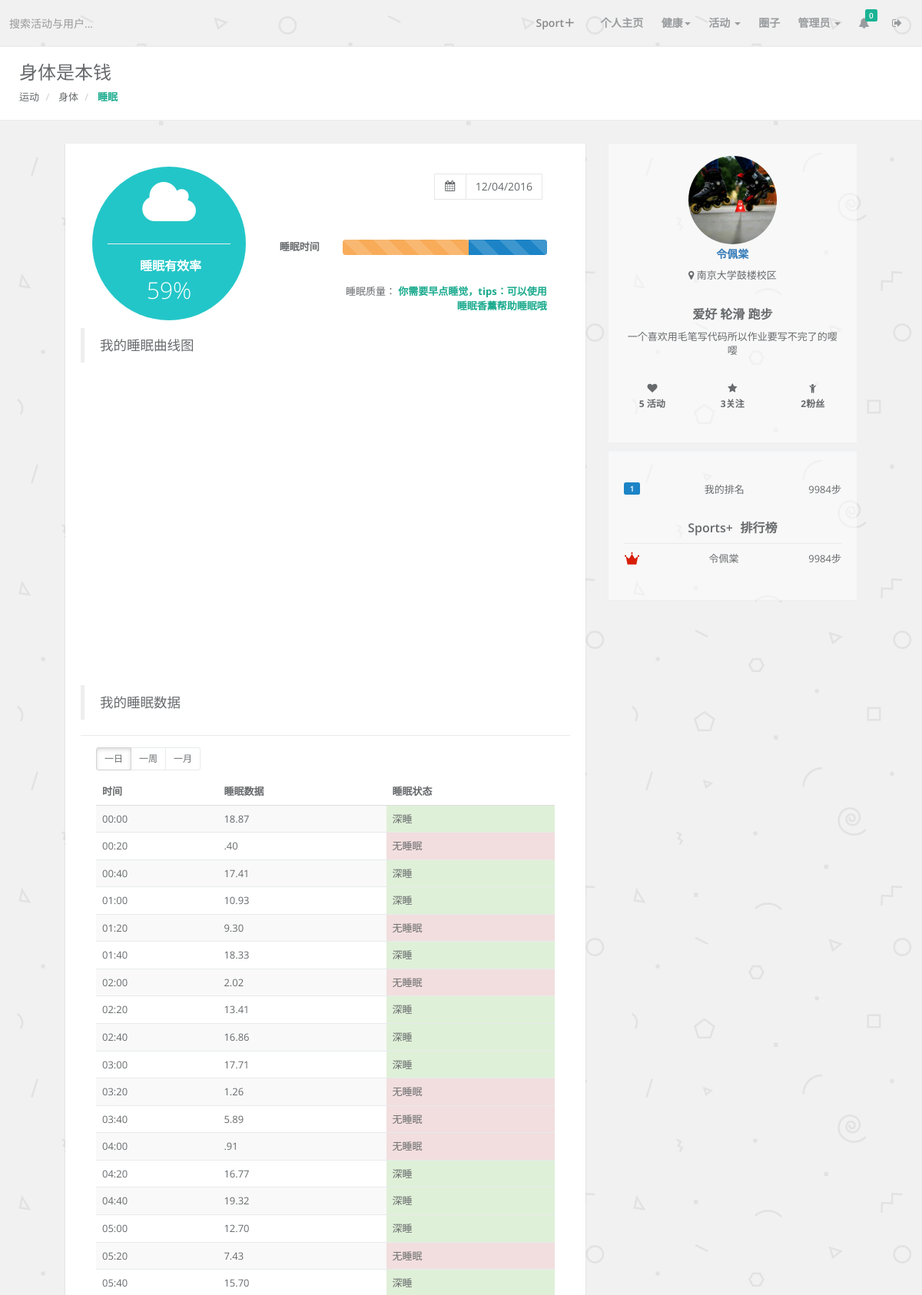
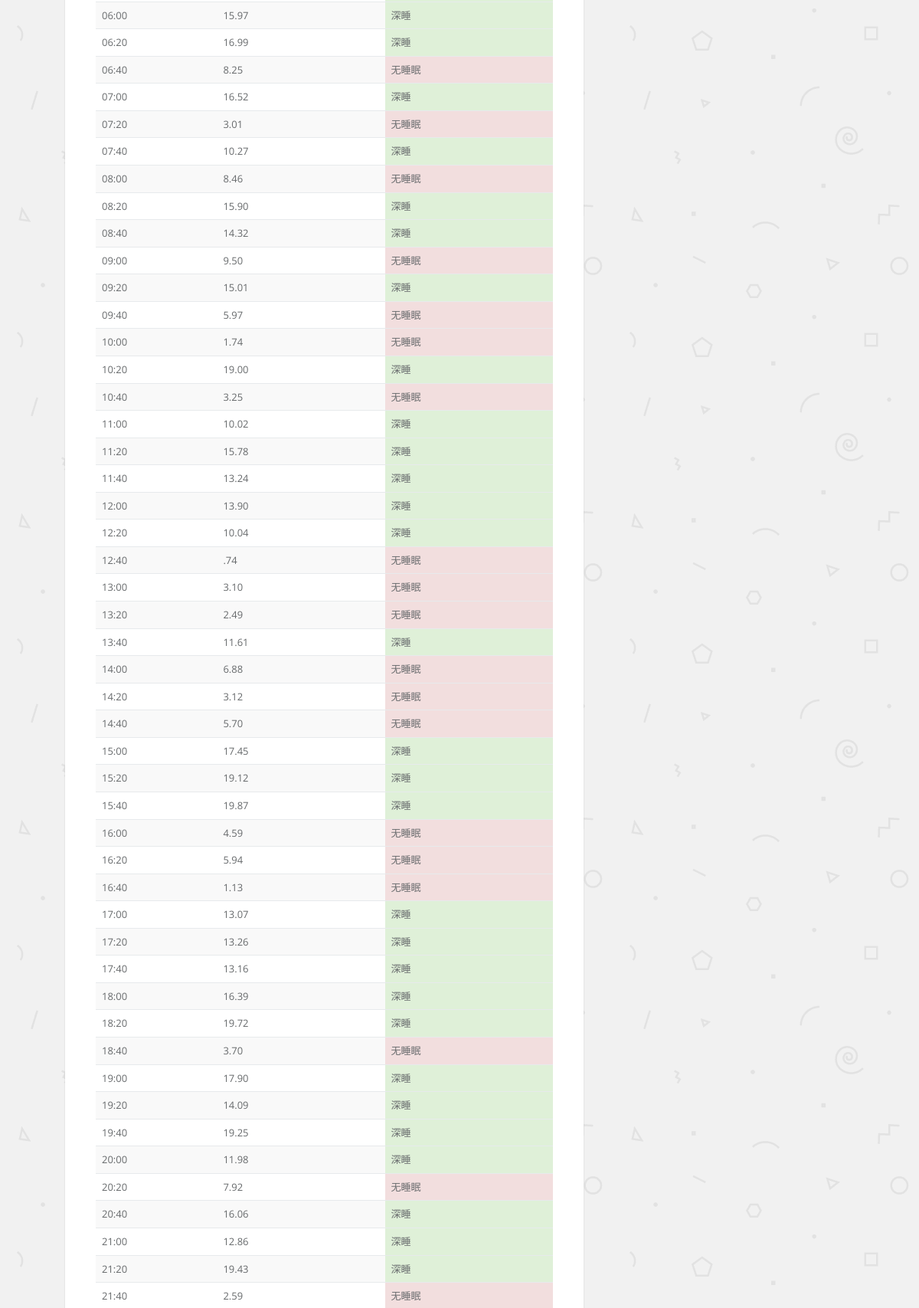
Screenshot of /view/sleep.php?date=2016-12-04 (signed in, upper part) with the database file from the repository (2 pictures, top to bottom).
### tables this page shows
CREATE TABLE sleep (id integer PRIMARY KEY AUTOINCREMENT, uid INTEGER NOT NULL, date TEXT NOT NULL, deep_minutes INTEGER, sleep_complete INTEGER, total_minutes INTEGER, light_minutes INTEGER, detail TEXT, FOREIGN KEY (uid) REFERENCES user (id) DEFERRABLE INITIALLY DEFERRED);

CREATE TABLE userinfo (id INTEGER PRIMARY KEY NOT NULL, name TEXT, sex TEXT, birthday TEXT, location TEXT, hobby TEXT DEFAULT 爱运动，爱生活, imgurl TEXT DEFAULT ('../_static/img/avatar/public.png'), description TEXT DEFAULT 这个人很懒，还没有描述哦, ex INTEGER DEFAULT (0), money INTEGER DEFAULT (100), FOREIGN KEY (id) REFERENCES user (id) DEFERRABLE INITIALLY DEFERRED);

CREATE TABLE sports (id INTEGER PRIMARY KEY AUTOINCREMENT NOT NULL, uid INTEGER NOT NULL, date TEXT NOT NULL, calories INTEGER, meters INTEGER, steps INTEGER, minutes INTEGER, FOREIGN KEY (uid) REFERENCES user (id) DEFERRABLE INITIALLY DEFERRED);

### view/sleep.php (the view, shortened to what the rows shown need)
<!DOCTYPE html>
<html>
<head>
    <link  href='../_static/css/plugins/chosen/chosen.css' rel="stylesheet">
    <link  href='../_static/css/plugins/iCheck/custom.css' rel="stylesheet">
    <link  href='../_static/css/plugins/colorpicker/bootstrap-colorpicker.min.css' rel="stylesheet">
    <link  href='../_static/css/plugins/cropper/cropper.min.css' rel="stylesheet">
    <link  href='../_static/css/plugins/switchery/switchery.css' rel="stylesheet">
    <link  href='../_static/css/plugins/jasny/jasny-bootstrap.min.css' rel="stylesheet">
    <link  href='../_static/plugins/nouslider/jquery.nouislider.css' rel="stylesheet">
    <link  href='../_static/css/plugins/datapicker/datepicker3.css' rel="stylesheet">
    <link  href='../_static/css/plugins/ionRangeSlider/ion.rangeSlider.css' rel="stylesheet">
    <link  href='../_static/css/plugins/ionRangeSlider/ion.rangeSlider.skinFlat.css' rel="stylesheet">
    <link  href='../_static/css/plugins/awesome-bootstrap-checkbox/awesome-bootstrap-checkbox.css' rel="stylesheet">
    <link  href='../_static/css/plugins/clockpicker/clockpicker.css' rel="stylesheet">
    <link  href='../_static/css/plugins/daterangepicker/daterangepicker-bs3.css' rel="stylesheet">
    <link  href='../_static/css/plugins/select2/select2.min.css' rel="stylesheet">
    <link  href='../_static/css/plugins/chartist/chartist.min.css' rel="stylesheet">
    <link href='../_static/css/bootstrap.min.css' rel="stylesheet">
    <link href='../_static/css/animate.css' rel="stylesheet">
    <link href='../_static/font-awesome/css/font-awesome.css' rel="stylesheet">
    <link href='../_static/css/style.css' rel="stylesheet">
</head>
<?php
if(!isset($_SESSION['userid'])){
    echo "<script>alert('未登录!将返回登录界面....');</script>";
    echo "<meta http-equiv='Refresh' content='0;URL=login.php'>";
}
else {
    include_once('../model/User.php');
    $userid = $_SESSION['userid'];
    $dbaddr = "sqlite:../mydatabase.sqlite";
    include_once('../model/Sport.php');
    $friend= new Sport($userid,$dbaddr);
    $date=$_REQUEST['date'];
    if($date==null){
        $mySleep=$friend->getSleep(date('Y-m-d'));
        $date=date('Y-m-d');
    }else {
        $mySleep = $friend->getSleep($date);
    }
    $sleepTable=$friend->getSleepTable();
}
?>
<body>
    <div id="wrapper">
    <div class="row wrapper border-bottom white-bg page-heading">
                <div class="col-sm-4">
                    <h2>身体是本钱</h2>
                </div>
            </div>
        <div class="wrapper wrapper-content animated fadeInRight main">
<div class="col-xs-12 col-md-8 article-content">
                        <div class="card">
                        <div class="card-block">
                <div class="col-md-4">
                    <div class="datacircle lazur-bg p-lg text-center">
                        <div class="m-b-md">
                            <i class="fa fa-cloud  fa-5x"></i>
                            <hr/>
                               <h3 class="font-bold no-margins">
                                 睡眠有效率
                            </h3>
                            <h1 class="m-xs"><?php echo $mySleep['sleep_complete']?>%</h1>
                        </div>
                    </div>
                    </div>
<div class="ibox float-e-margins">
<div class="ibox float-e-margins">
    <div class="ibox-content">
            <div class="table-responsive">
                <table id="table1" class="table table-striped">
                    <thead>
                    <tr>
                        <th>时间</th>
                        <th>睡眠数据</th>
                        <th>睡眠状态</th>
                    </tr>
                    </thead>
                </table>
            </div>
        </div>
        </div>
                    </div>
</div>
</div>
                </div>
            <?php include "personal.php"?>
        </div>
</body>
</html>

### view/personal.php (shortened to what the rows shown need)
<?php
if(!isset($_SESSION['userid'])){
    echo "<script>alert('未登录!将返回登录界面....');</script>";
    echo "<meta http-equiv='Refresh' content='0;URL=login.php'>";
}
else {
    include_once('../model/User.php');
    $id = $_SESSION['userid'];
    $getId=$_REQUEST['homeid'];
    $dbaddr = "sqlite:../mydatabase.sqlite";
   if($getId!=null){
       $account = new User($getId, $dbaddr);
   }else{
       $account = new User($id, $dbaddr);
   }
    $nickname = $account->getUserName();
    $description = $account->getDescription();
    $location=$account->getLocation();
    $imgurl=$account->getImgurl();
    include_once('../model/Sport.php');
    $sport = new Sport($id, $dbaddr);
    $rankmy=$sport->getRankMySelf();
    $rankall=$sport->getRankAll();
}
?>
<div class="col-xs-12 col-md-4 shot-sidebar text-center">
    <div class="sidebar-block">
        <div class="text-center">
            <a href="javascript:void(0);">
                <img alt="image" class="img-circle" style="width: 40.7%" src="<?php echo $imgurl?>" />
            </a>                   <br/>
            <a href="javascript:void(0);" class="username">  <h4><strong><?PHP echo $nickname ?></strong></h4></a>
            <p><i class="fa fa-map-marker"></i> <?php echo $location?></p>
            <br>
            <h3>
               爱好 <?php echo $account->getHobby()?>
            </h3>
            <p>
                <?php echo $description?>
            </p>
            <div class="row m-t-lg">
                <div class="col-md-4">
                </div>
                <div class="col-md-4">
                </div>
                <div class="col-md-4">
                </div>
            </div>
            <br/>
        </div>
    </div>
    <div class="sidebar-block">
        <ul class="list-group clear-list m-t ">
            <li class="list-group-item fist-item  ">
                                <span class="pull-right">
<?php echo $rankmy[1] ?>步
</span>
                <span class="label label-success pull-left"><?php echo $rankmy[0] ?></span>我的排名
            </li>
            <br/>
            <h3>Sports+排行榜</h3>
            <?PHP $count=0;
            foreach ($rankall as $item) {
                $count++;
                 ?>
                <li class="list-group-item  ">
                                <span class="pull-right">
                                        <?php echo($item['steps'])?>步
                                    </span>
                    <?php if($count==1){?>
                    <span class="  pull-left"  style="background-image:url('../_static/img/css.png');
background-position: 21px -92px; width:20px">&nbsp;</span><?php echo $item['name'];
                 }else if($count==2){?>
                    <span class="  pull-left"  style="background-image:url('../_static/img/css.png');
background-position: 21px -110px; width:22px">&nbsp;</span><?php echo $item['name'];
                } else if($count==3){?>
                    <span class=" pull-left"  style="background-image:url('../_static/img/css.png');
background-position: 21px -131px; width:20px">&nbsp;</span><?php echo $item['name'];
                     } else{?>
                    <span class="label label-primary pull-left"><?php echo $count ?></span><?php echo $item['name'];
                    } ?>
                </li>
                <?PHP
            }?>
        </ul>
    </div>
</div>
</div>

### rows the page displays
sleep: sleep_complete "59"
userinfo: imgurl (picture), name "令佩棠", location "南京大学鼓楼校区", hobby "轮滑 跑步", description "一个喜欢用毛笔写代码所以作业要写不完了的嘤嘤"
sports: steps "9984", userinfo.name "令佩棠"

### other values shown
$noreadMes[0]+$noreadNotice[0] "0"
$sleepGraph['time'][$i] "00:00"
$sleepGraph['value'][$i] "18.87"
$sleepGraph['time'][$i] "00:20"
$sleepGraph['value'][$i] ".40"
$sleepGraph['time'][$i] "00:40"
$sleepGraph['value'][$i] "17.41"
$sleepGraph['time'][$i] "01:00"
$sleepGraph['value'][$i] "10.93"
$sleepGraph['time'][$i] "01:20"
$sleepGraph['value'][$i] "9.30"
$sleepGraph['time'][$i] "01:40"
$sleepGraph['value'][$i] "18.33"
$sleepGraph['time'][$i] "02:00"
$sleepGraph['value'][$i] "2.02"
